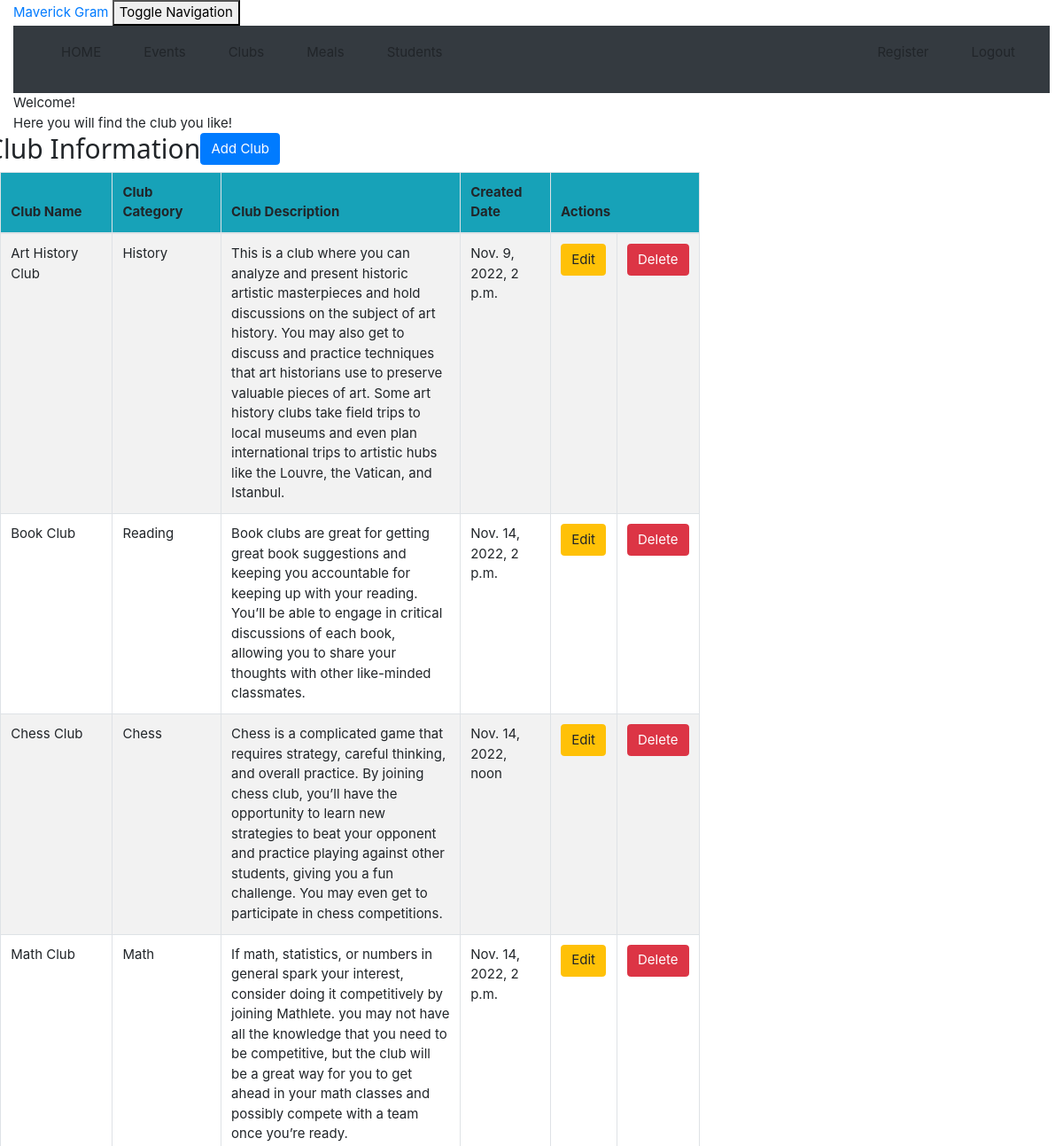
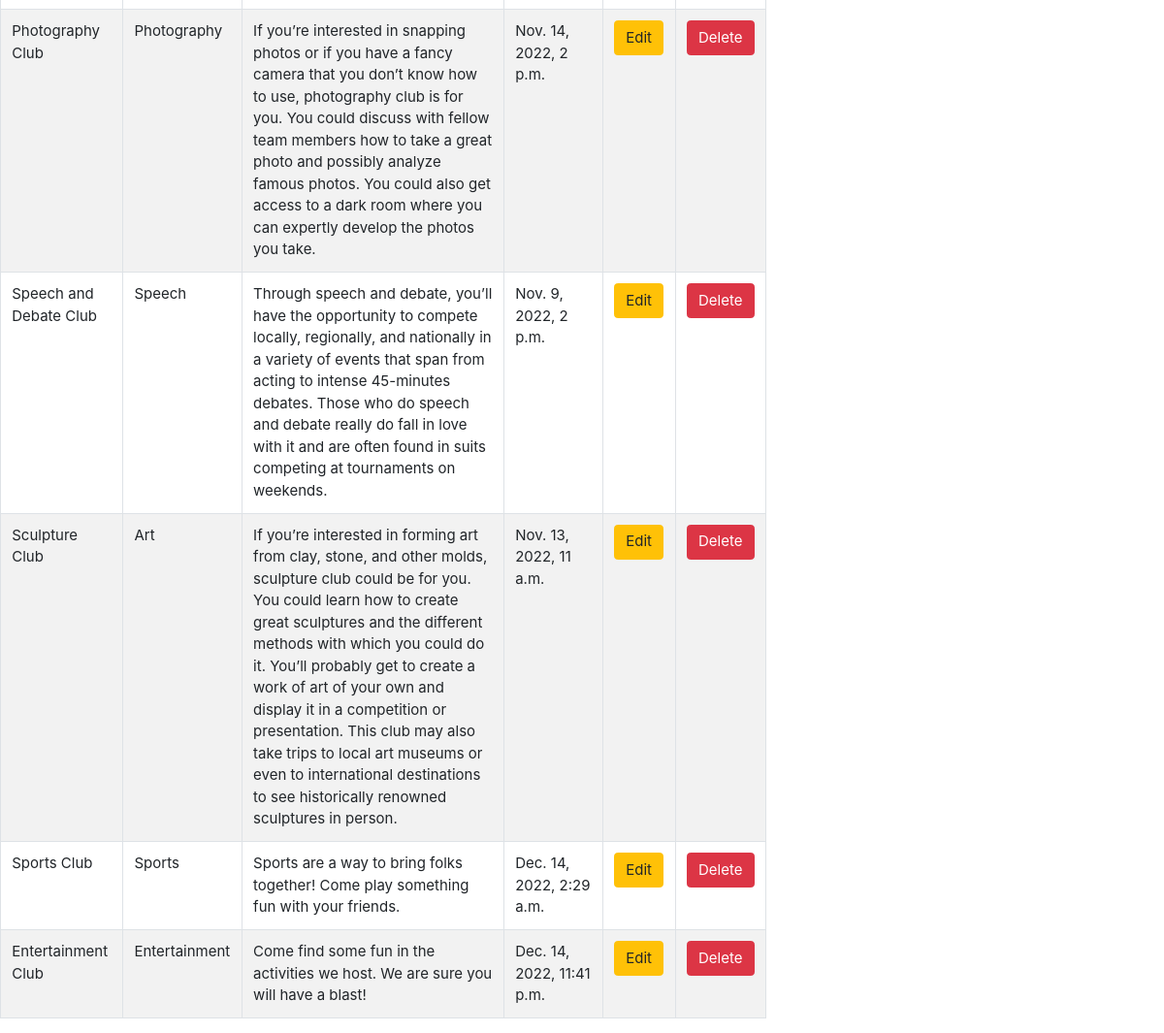
Before: /club_list (signed in) with the older database file (2 pictures, top to bottom).
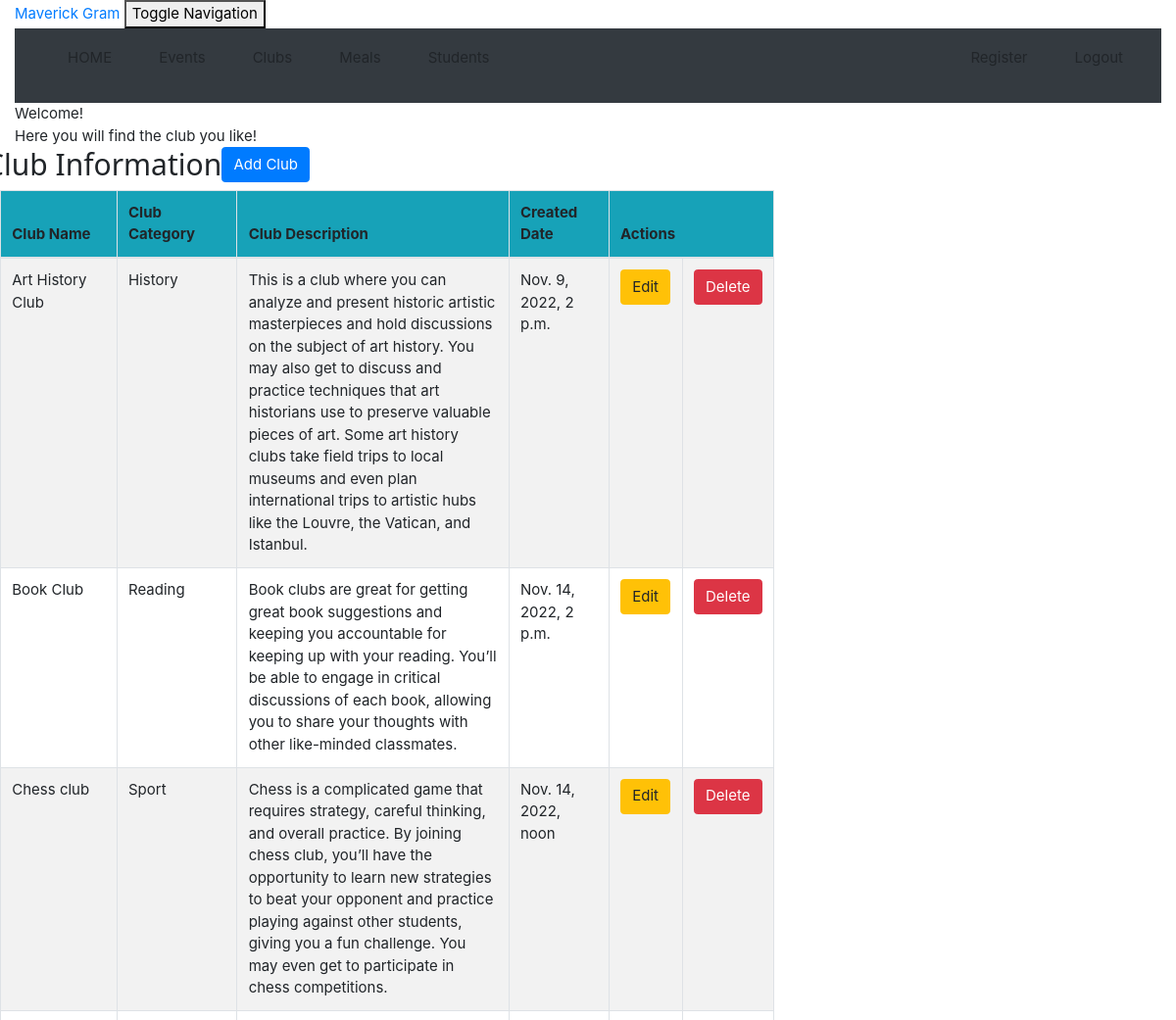
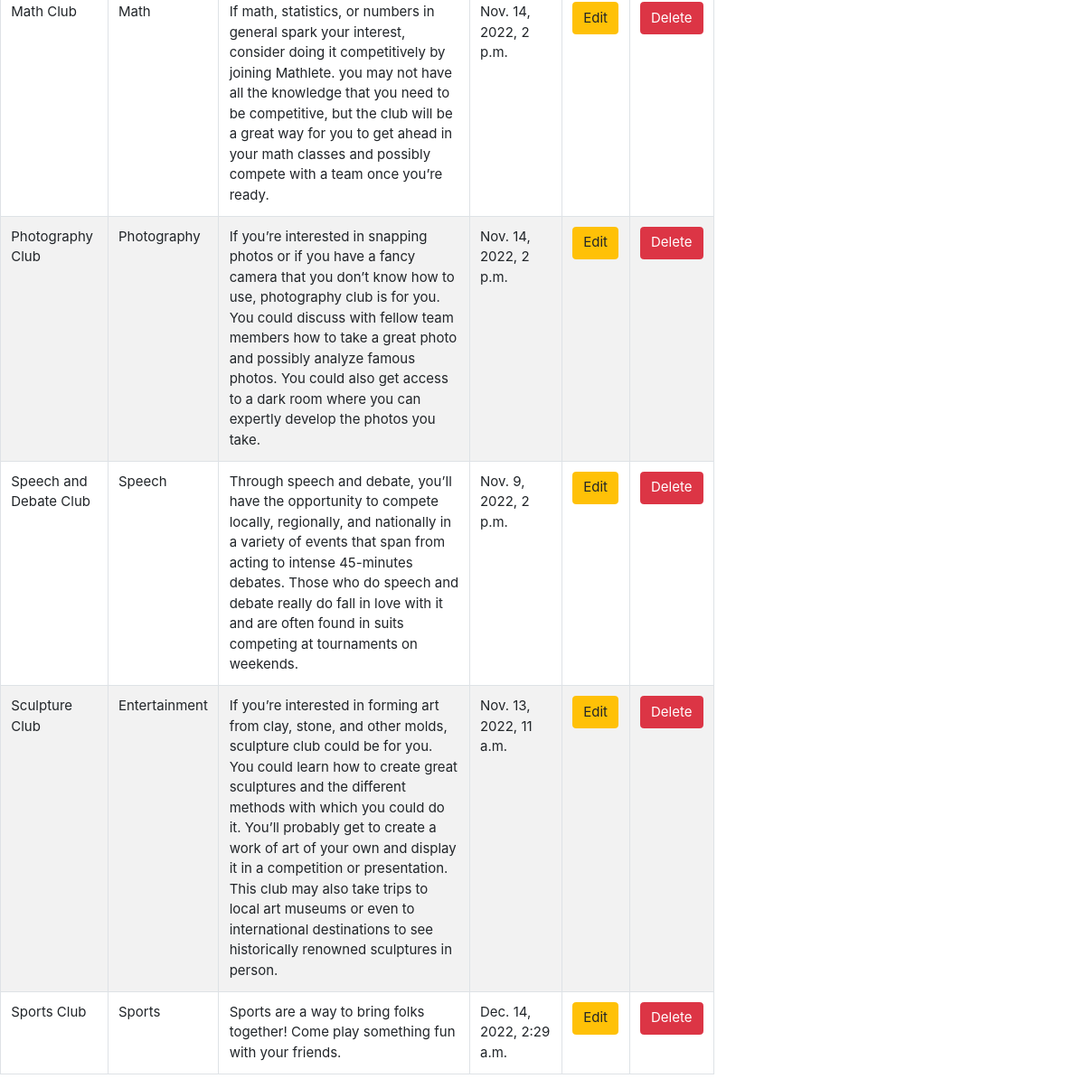
After: the same page with the newer database file (2 pictures, top to bottom).
### crm/models.py (models this page shows, shortened)
class Club(models.Model):
    club_name = models.CharField(max_length=100)
    club_category = models.CharField(max_length=100)
    club_description = models.TextField()
    created_date = models.DateTimeField(
        default=timezone.now)

### crm/views.py (the view)
# urls.py: path('club_list', views.club_list, name='club_list'),
@login_required
def club_list(request):
    club = Club.objects.filter()
    return render(request, 'crm/club_list.html',
                  {'clubs': club})

### crm/templates/crm/club_list.html (shortened to what this page needs)
<!DOCTYPE html>
<html lang="en">
{% extends 'crm/base.html' %}
{% block content %}
    <html>
    <head>
    </head>
    <body class="bodylist">
    <div class="container">
        <div class="panel panel-primary">
            <div class="panel-heading">Welcome!</div>
            <div class="panel-body">
                Here you will find the club you like!
            </div>
        </div>
    </div>
    <div class="row">
        <h2>Club Information</h2>
        <td>  <a href="http://127.0.0.1:8000/admin/crm/club/add/"><span
                class="btn btn-primary">Add Club</span></a></td>
    </div>
    <div>
        <table class="table table-striped table-bordered table-hover w-auto">
            <thead>
            <tr class="bg-info">
                <th>Club Name</th>
                <th>Club Category</th>
                <th>Club Description</th>
                <th>Created　Date</th>
                <th colspan="4">Actions</th>
            </tr>
            </thead>
            <tbody>
            {% for club in clubs %}
                <tr>
                    <td>{{ club.club_name }}</td>
                    <td>{{ club.club_category }}</td>
                    <td>{{ club.club_description }}</td>
                    <td>{{ club.created_date }}</td>
                    <td><a href="{% url 'crm:club_edit' pk=club.pk %}"
                           class="btn btn-warning">Edit</a>
                    <td><a href="{% url 'crm:club_delete' pk=club.pk %}"
                           onclick="return confirm('Are you sure you want to delete?')"
                           class="btn btn-danger">Delete</a>
                </tr>
            {% endfor %}
            </tbody>
        </table>
    </div>
    </body>
    </html>
{% endblock %}

Changed rows visible on the page:
removed Club: club_name "Entertainment Club", club_category "Entertainment", club_description "Come find some fun in the activities we host. We are sure you will have a blast!", created_date "Dec. 14, 2022, 11:41 p.m."
changed Club: club_name "Chess Club" → "Chess club"; club_category "Chess" → "Sport"
changed Club "Sculpture Club": club_category "Art" → "Entertainment"
